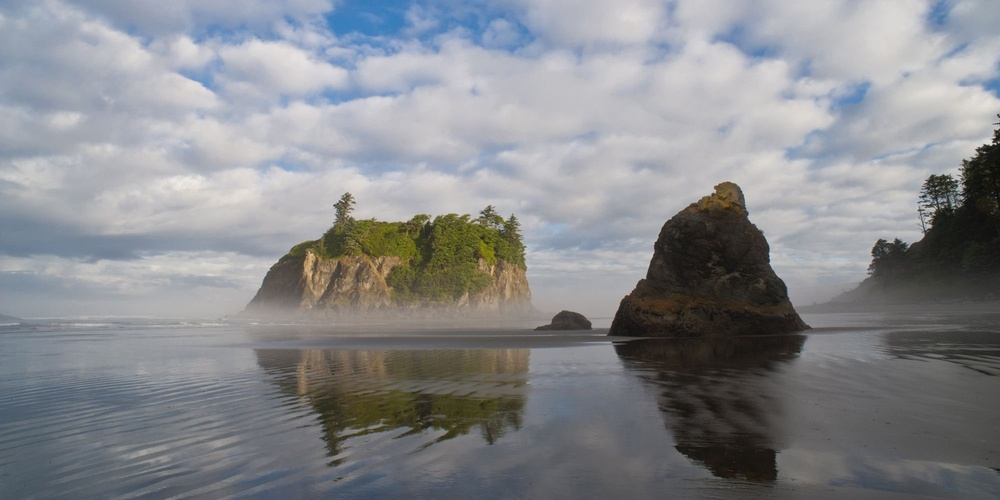
#> input picture attandent_final-master/Attendance/nen.jpg, 1000 x 500 px, shrunk from 2000 x 1000 before the run, found by its file name
$ python tsss.py
#> lines starting #> are read from the running program, lines starting #| are printed output that depends on the picture
import cv2

img = cv2.imread('C:/Users/Admin/Downloads/attandent_final-master/attandent_final-master/Attendance/nen.jpg', cv2.IMREAD_GRAYSCALE)
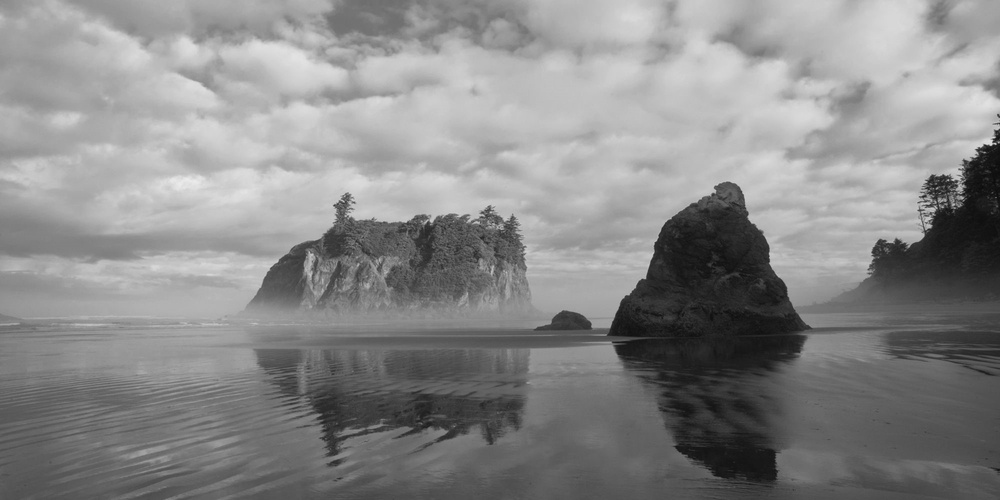
#> img: shape (500, 1000); min 10, max 236, mean 136.5
cv2.imshow('image', img)
cv2.waitKey(0)
cv2.destroyAllWindows()
